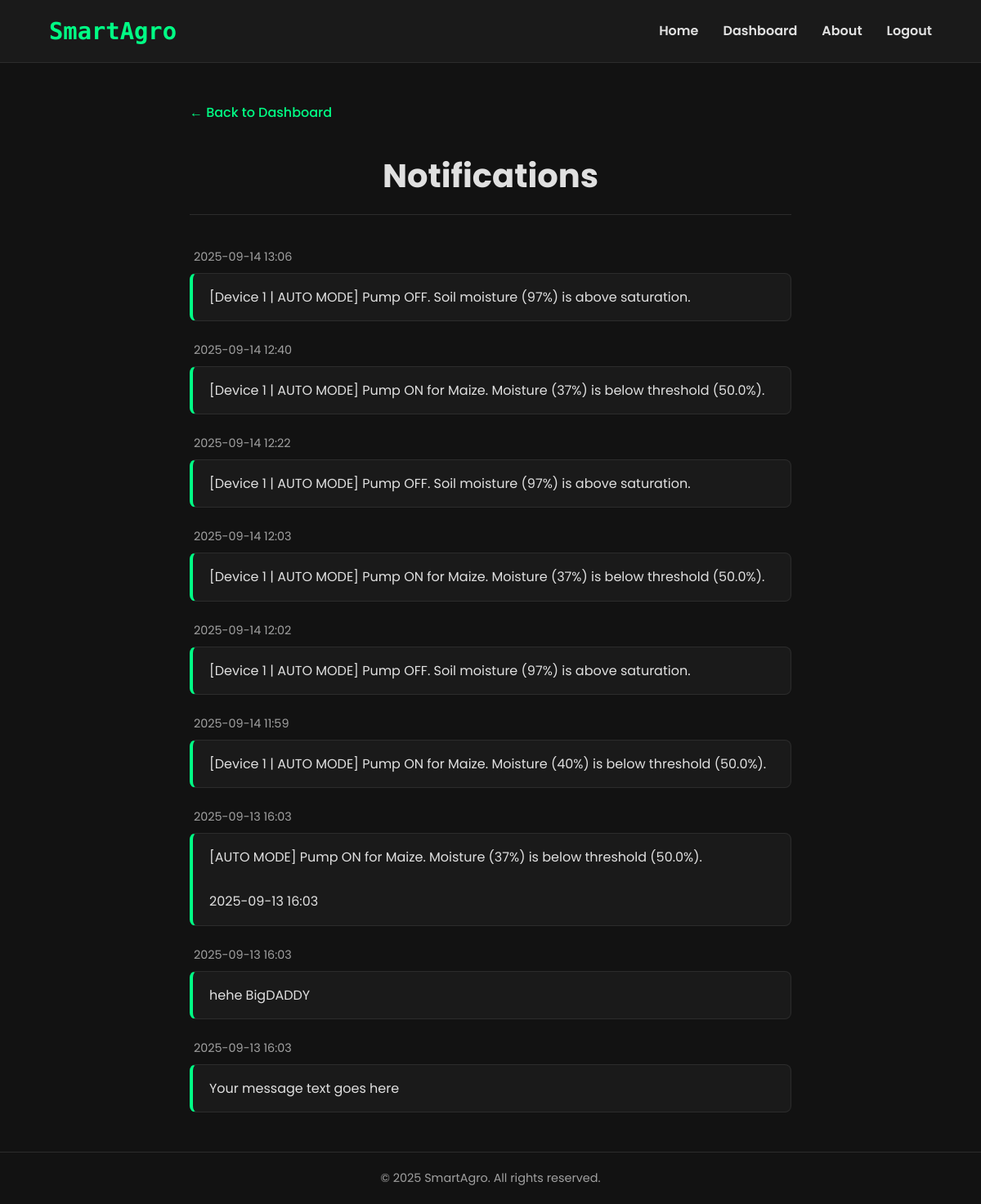
Page /notifications (signed in) on the committed database.
### tables this page shows
CREATE TABLE notifications(
id INTEGER PRIMARY KEY AUTOINCREMENT,
msg TEXT, time TEXT, device_id INTEGER DEFAULT 1);

### app.py (the view)
@app.route('/notifications')
def notifications():
    con = sqlite3.connect('database.db')
    cur = con.cursor()
    cur.execute("SELECT msg, time FROM notifications WHERE device_id = ? ORDER BY id DESC", (current_user.device_id,))
    noti = cur.fetchall()
    return render_template('notifications.html', noti = noti)

### app.py (called while the page is built)
def get_db_connection():
    con = sqlite3.connect('database.db')
    con.row_factory = sqlite3.Row
    return con

@login_manager.user_loader
def load_user(user_id):
    con = get_db_connection()
    user_data = con.execute('SELECT * FROM users WHERE id = ?', (user_id)).fetchone()
    con.close()
    if user_data:
        return User(id = user_data['id'], username= user_data['username'], password = user_data['password'], device_id=user_data['device_id'], setup = user_data['setup'])
    return None

### templates/notifications.html (shortened to what this page needs)
<!DOCTYPE html>
<html lang="en">
<head>
</head>
<body>
    <header>
        <div id="logo">SmartAgro</div>
        <nav>
            <a href="#">Home</a>
            <a href="#">Dashboard</a>
            <a href="#">About</a>
            <a href="#">Logout</a>
        </nav>
    </header>
    <main>
        <div class="back-link">
            <a href="/dashboard">
                ← Back to Dashboard
            </a>
        </div>
        <h1>Notifications</h1>
        {% for msg in noti %}
        <div class="notification-item">
            <span class="notification-timestamp">{{ msg[1] }}</span>
            <p class="notification-content">
                {{ msg[0].replace('\n', '<br>') | safe }}
            </p>
        </div>
        {% endfor %}
    </main>
    <footer>
        &copy; 2025 SmartAgro. All rights reserved.
    </footer>
</body>
</html>

### templates/notifications.html (style rules this page uses)
:root { --bg-dark: #121212; --nav-dark: #1a1a1a; --green-accent: #00ff85; --text-primary: #e0e0e0; --text-secondary: #a0a0a0; --border-color: #2c2c2c; }
* { margin: 0; padding: 0; box-sizing: border-box; }
body { font-family: 'Poppins', sans-serif; background-color: var(--bg-dark); color: var(--text-primary); line-height: 1.6; }
header { display: flex; justify-content: space-between; align-items: center; padding: 15px 5%; background-color: var(--nav-dark); border-bottom: 1px solid var(--border-color); position: sticky; top: 0; z-index: 100; }
#logo { font-family: 'Roboto Mono', monospace; font-size: 1.8em; font-weight: 700; color: var(--green-accent); }
nav { display: flex; gap: 30px; }
nav a { text-decoration: none; color: var(--text-primary); font-weight: 600; transition: color 0.3s ease; }
main { width: 100%; max-width: 800px; margin: 3rem auto; padding: 0 2rem; animation: fadeIn 1s ease-in-out; }
.back-link { width: 100%; margin-bottom: 2rem; }
.back-link a { color: var(--green-accent); text-decoration: none; font-weight: 500; transition: color 0.2s ease; }
main h1 { color: var(--text-primary); text-align: center; border-bottom: 1px solid var(--border-color); padding-bottom: 15px; margin-bottom: 2.5rem; font-weight: 700; font-size: 2.5rem; }
.notification-item { margin-bottom: 1.5rem; }
.notification-timestamp { display: block; color: var(--text-secondary); font-size: 0.9rem; margin-bottom: 0.5rem; padding-left: 5px; }
.notification-content { background-color: var(--nav-dark); padding: 15px 20px; border-radius: 8px; border: 1px solid var(--border-color); border-left: 4px solid var(--green-accent); line-height: 1.7; transition: transform 0.3s ease, border-color 0.3s ease; }
footer { text-align: center; padding: 20px 5%; margin-top: 3rem; border-top: 1px solid var(--border-color); color: var(--text-secondary); font-size: 0.9em; }

### rows in the picture
notifications: time "2025-09-14 13:06", msg "[Device 1 | AUTO MODE] Pump OFF. Soil moisture (97%) is above saturation."
notifications: time "2025-09-14 12:40", msg "[Device 1 | AUTO MODE] Pump ON for Maize. Moisture (37%) is below threshold (50.0%)."
notifications: time "2025-09-14 12:22", msg "[Device 1 | AUTO MODE] Pump OFF. Soil moisture (97%) is above saturation."
notifications: time "2025-09-14 12:03", msg "[Device 1 | AUTO MODE] Pump ON for Maize. Moisture (37%) is below threshold (50.0%)."
notifications: time "2025-09-14 12:02", msg "[Device 1 | AUTO MODE] Pump OFF. Soil moisture (97%) is above saturation."
notifications: time "2025-09-14 11:59", msg "[Device 1 | AUTO MODE] Pump ON for Maize. Moisture (40%) is below threshold (50.0%)."
notifications: time "2025-09-13 16:03", msg "[AUTO MODE] Pump ON for Maize. Moisture (37%) is below threshold (50.0%). 2025-09-13 16:03"
notifications: time "2025-09-13 16:03", msg "hehe BigDADDY"
notifications: time "2025-09-13 16:03", msg "Your message text goes here"
